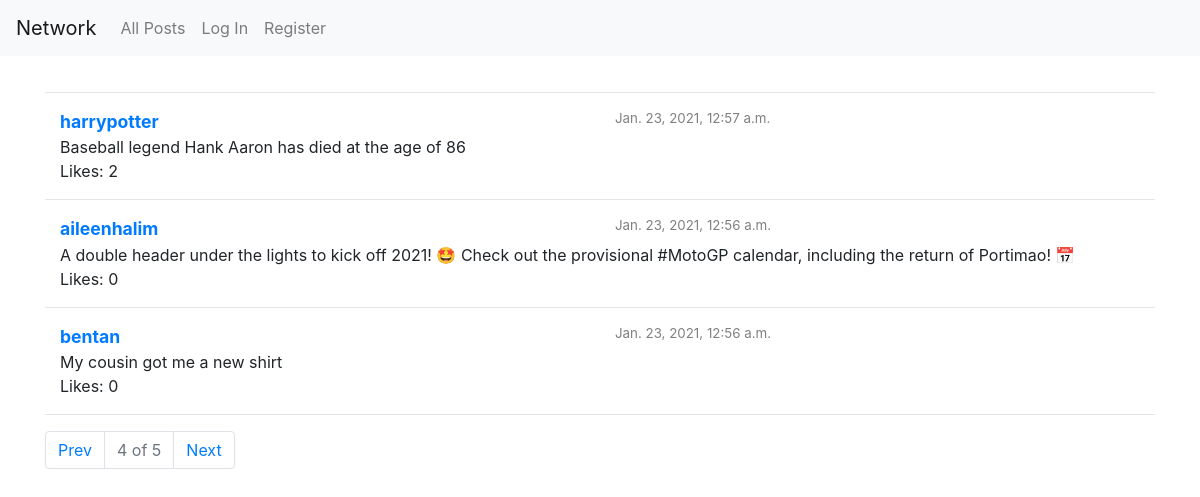
The app's page /?pg=4 with its own data.
### network/models.py (models this page shows, shortened)
class Post(models.Model):
    user = models.ForeignKey(User, on_delete=models.CASCADE)
    post_content = models.TextField(max_length=280)
    likes = models.ManyToManyField(User, blank=True, related_name='user_likes')
    created_timestamp = models.DateTimeField(auto_now_add=True)
    edited_timestamp = models.DateTimeField(auto_now=True)

class User(AbstractUser):
    following = models.ManyToManyField('self', blank=True, related_name='followers', symmetrical=False)

### network/views.py (the view)
# urls.py: path("", views.index, name="index"),
def index(request):
    if request.method == 'POST' and request.user.is_authenticated:
        p = PostForm(request.POST)
        if p.is_valid():
            r = Post(user = request.user, post_content = p.cleaned_data['post_content'])
            r.save()
            return HttpResponseRedirect(reverse("index"))
    posts = Post.objects.order_by('-edited_timestamp')
    duration_dict = {}
    for post in posts:
        duration_dict[post.id] = duration(post.edited_timestamp)
    form = PostForm()
    p = paginate_post(posts, request.GET.get('pg'))
    return render(request, "network/index.html", {
        'form': form,
        'posts': p['posts_paginated'].page(p['pg']),
        'durations': duration_dict,
        'p': p,
    })

### network/helpers.py (called while the page is built)
def paginate_post(posts, pg):
    posts_paginated = Paginator(posts,3)
    if pg == None:
        pg = 1
    else:
        pg = int(pg)
    pg_prev = None
    pg_next = None
    if posts_paginated.page(pg).has_previous():
        pg_prev = pg - 1
    if posts_paginated.page(pg).has_next():
        pg_next = pg + 1
    return {
        'posts_paginated': posts_paginated,
        'pg': pg,
        'pg_prev': pg_prev,
        'pg_next': pg_next,
        'pg_index': f'{pg} of {posts_paginated.num_pages}',
    }

### network/templates/network/index.html (shortened to what this page needs)
{% extends "network/layout.html" %}
{% block body %}
    <div class="container">
        <div style="padding: 10px;"></div>
        <hr>
        {% for post in posts %}
            <div class="container">
                <div class="row">
                    <div class="col allPostUsername"><a href="{% url 'user' post.user.username %}">{{ post.user.username }}</a></div>
                    <div class="col allPostTimestamp">{{ post.edited_timestamp }}</div>
                </div>
                <div class="row" id="content_row{{post.id}}">
                    <div class="col" id="post{{post.id}}">{{ post.post_content }}</div>
                </div>
                <div class="row">
                    <div class="col">Likes: {{ post.likes.all.count}}</div>
                </div>
            </div>
            <hr>
        {% endfor %}
        {% if p.pg_prev or p.pg_next %}
            <nav aria-label="page navigation">
                <ul class="pagination">
                    <li class="page-item {% if not p.pg_prev %} disabled {% endif %}"><a class="page-link" href="?pg={{ p.pg_prev }}">Prev</a></li>
                    <li class="page-item disabled"><a class="page-link">{{ p.pg_index }}</a></li>
                    <li class="page-item {% if not p.pg_next %} disabled {% endif %}"><a class="page-link" href="?pg={{ p.pg_next }}">Next</a></li>
                </ul>
            </nav>
        {% endif %}
    </div>
{% endblock %}

### network/static/network/styles.css (style rules this page uses)
.allPostUsername { font-weight: bold; font-size: 1.1em; }
.allPostTimestamp { color: grey; font-size: smaller; }

### records on screen
Post: user.username "harrypotter", edited_timestamp "Jan. 23, 2021, 12:57 a.m.", post_content "Baseball legend Hank Aaron has died at the age of 86", likes.all.count "2"
Post: user.username "aileenhalim", edited_timestamp "Jan. 23, 2021, 12:56 a.m.", post_content "A double header under the lights to kick off 2021! 🤩 Check out the provisional #MotoGP calendar, including the return of Portimao! 📅", likes.all.count "0"
Post: user.username "bentan", edited_timestamp "Jan. 23, 2021, 12:56 a.m.", post_content "My cousin got me a new shirt", likes.all.count "0"

### other values on screen
{{ p.pg_index }} "4 of 5"
